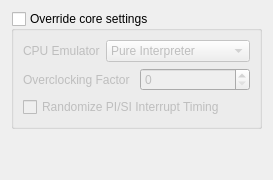
             <widget class="QWidget" name="innerGameCoreTab">
              <attribute name="title">
               <string>Core</string>
              </attribute>
              <layout class="QVBoxLayout" name="verticalLayout_23">
               <item>
                <widget class="QGroupBox" name="gameOverrideCoreSettingsGroupBox">
                 <property name="title">
                  <string>Override core settings</string>
                 </property>
                 <property name="checkable">
                  <bool>true</bool>
                 </property>
                 <property name="checked">
                  <bool>false</bool>
                 </property>
                 <layout class="QVBoxLayout" name="verticalLayout_22">
                  <item>
                   <layout class="QHBoxLayout" name="horizontalLayout_54">
                    <item>
                     <widget class="QLabel" name="label_57">
                      <property name="text">
                       <string>CPU Emulator</string>
                      </property>
                     </widget>
                    </item>
                    <item>
                     <widget class="QComboBox" name="gameCoreCpuEmulatorComboBox">
                      <item>
                       <property name="text">
                        <string>Pure Interpreter</string>
                       </property>
                      </item>
                      <item>
                       <property name="text">
                        <string>Cached Interpreter</string>
                       </property>
                      </item>
                      <item>
                       <property name="text">
                        <string>Dynamic Recompiler</string>
                       </property>
                      </item>
                     </widget>
                    </item>
                   </layout>
                  </item>
                  <item>
                   <layout class="QHBoxLayout" name="horizontalLayout_5">
                    <item>
                     <widget class="QLabel" name="label_4">
                      <property name="text">
                       <string>Overclocking Factor</string>
                      </property>
                     </widget>
                    </item>
                    <item>
                     <widget class="QSpinBox" name="gameOverclockingFactorSpinBox">
                      <property name="maximum">
                       <number>20</number>
                      </property>
                     </widget>
                    </item>
                   </layout>
                  </item>
                  <item>
                   <widget class="QCheckBox" name="gameRandomizeTimingCheckBox">
                    <property name="text">
                     <string>Randomize PI/SI Interrupt Timing</string>
                    </property>
                   </widget>
                  </item>
                 </layout>
                </widget>
               </item>
               <item>
                <spacer name="verticalSpacer_4">
                 <property name="orientation">
                  <enum>Qt::Orientation::Vertical</enum>
                 </property>
                 <property name="sizeHint" stdset="0">
                  <size>
                   <width>20</width>
                   <height>40</height>
                  </size>
                 </property>
                </spacer>
               </item>
              </layout>
             </widget>
